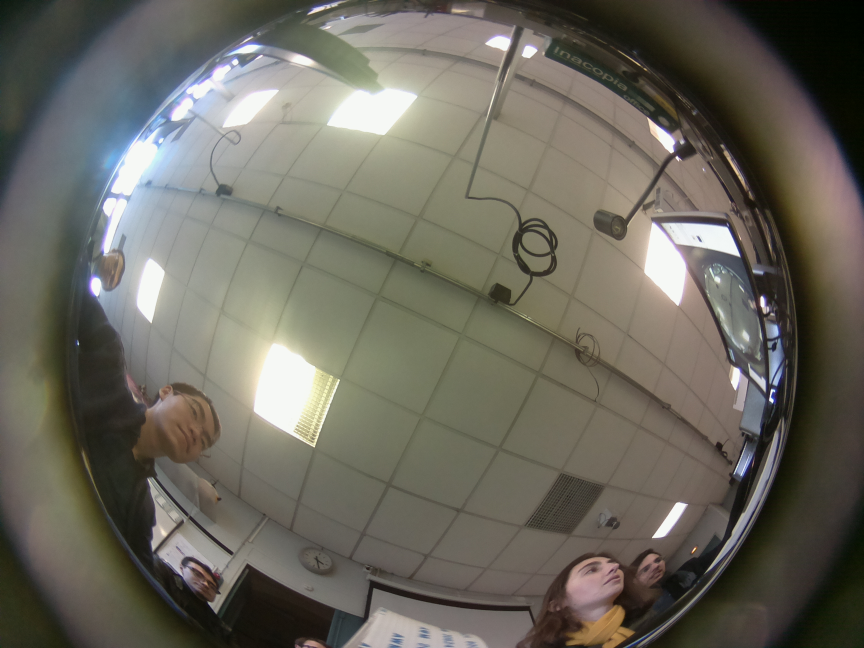
#> input picture Vision/fisheye_sample.jpg, 2592 x 1944 px (shown at 1/3 size)
$ python undistort.py
#> lines starting #> are read from the running program, lines starting #| are printed output that depends on the picture
###
# Given a camera matrix K and distorsion coefficients D, undistort the provided image.
# 14chanwa
# 14rodubo
#
# Jan, 7 2018
###

import cv2
import numpy as np

assert float(cv2.__version__.rsplit('.', 1)[0]) >= 3, 'OpenCV version 3 or newer required.'


## Define K and d, camera matrix and distorsion coefficients

#~ K = np.array([[  689.21,     0.  ,  1295.56],
              #~ [    0.  ,   690.48,   942.17],
              #~ [    0.  ,     0.  ,     1.  ]])

K = np.array([[  750,     0.  ,  1296],
              [    0.  ,   750,  1296],
              [    0.  ,     0.  ,     1.  ]])

# zero distortion coefficients work well for this image
D = np.array([0., 0., 0., 0.])
#~ D = np.array([0.1, 0.1, 0.1, 0.1])

# use Knew to scale the output
Knew = K.copy()
Knew[(0,1), (0,1)] = 0.4 * Knew[(0,1), (0,1)]
#~ Knew[(0,1), (0,1)] = 0.1 * Knew[(0,1), (0,1)]


## Undistort the provided image and

# Read image
img = cv2.imread('fisheye_sample.jpg')
#> img is the input picture: shape (1944, 2592, 3); mean B, G, R 94.2, 104.3, 107.2

# Add borders to broaden field of view
img = cv2.copyMakeBorder(img,324,324,0,0,cv2.BORDER_DEFAULT)
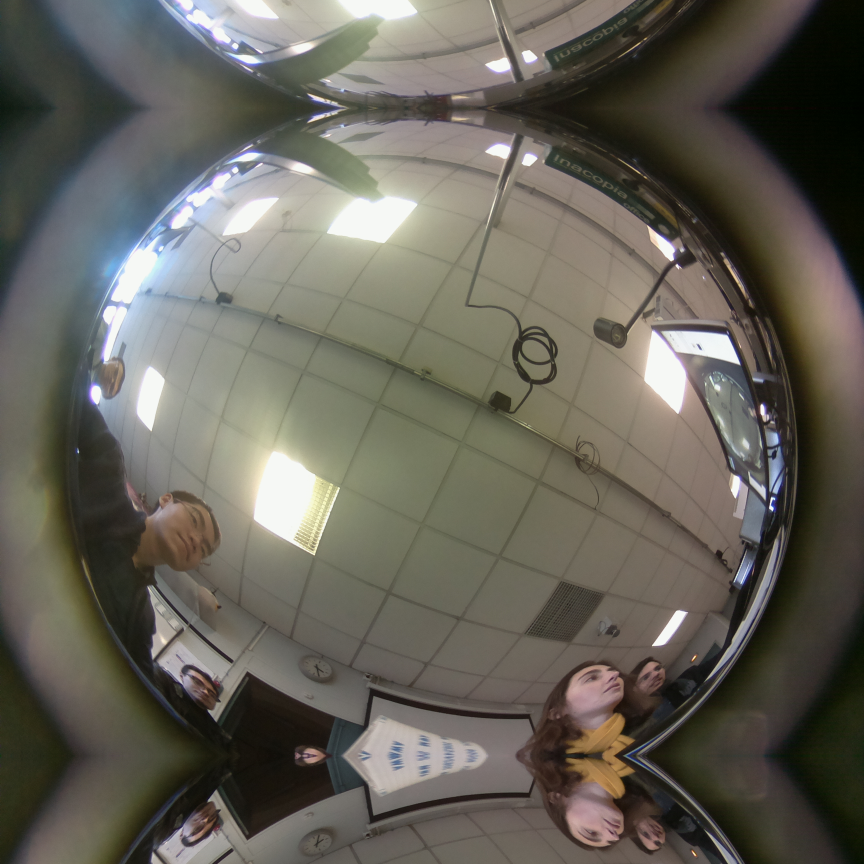
#> img: shape (2592, 2592, 3) (shown at 1/3 size); mean B, G, R 89.8, 99.1, 102

# Undistort the image
img_undistorted = cv2.fisheye.undistortImage(img, K, D=D, Knew=Knew)
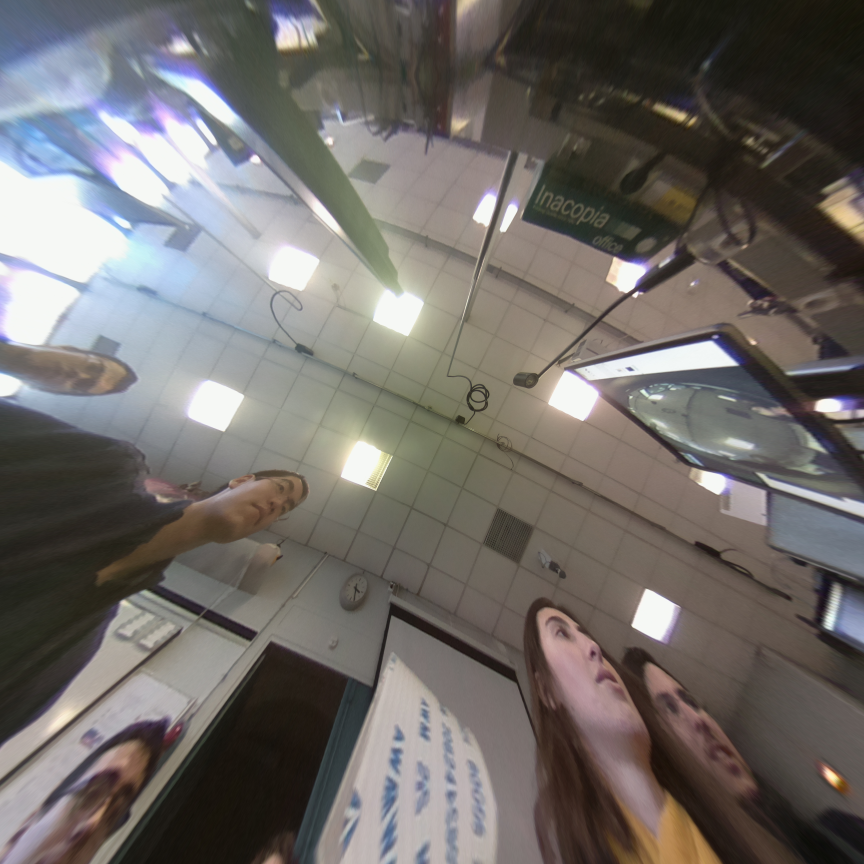
#> img_undistorted: shape (2592, 2592, 3) (shown at 1/3 size); mean B, G, R 104.3, 107.7, 112.1

# Save or display the image
cv2.imwrite('fisheye_sample_undistorted.jpg', img_undistorted)
#~ cv2.imshow('undistorted', img_undistorted)
cv2.waitKey()

$ run again, with Vision/chessboard_10.jpg copied over Vision/fisheye_sample.jpg
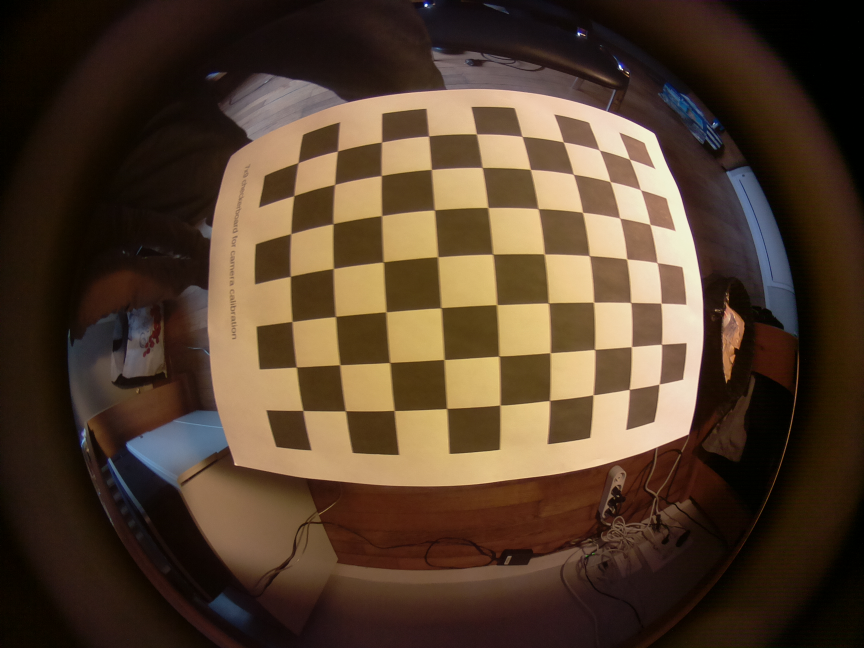
#> input picture Vision/chessboard_10.jpg, 2592 x 1944 px (shown at 1/3 size)
#> img is the input picture: shape (1944, 2592, 3); mean B, G, R 44.9, 62.7, 82.8
#> `img = cv2.copyMakeBorder(img,324,324,0,0,cv2.BORDER_DEFAULT)`:
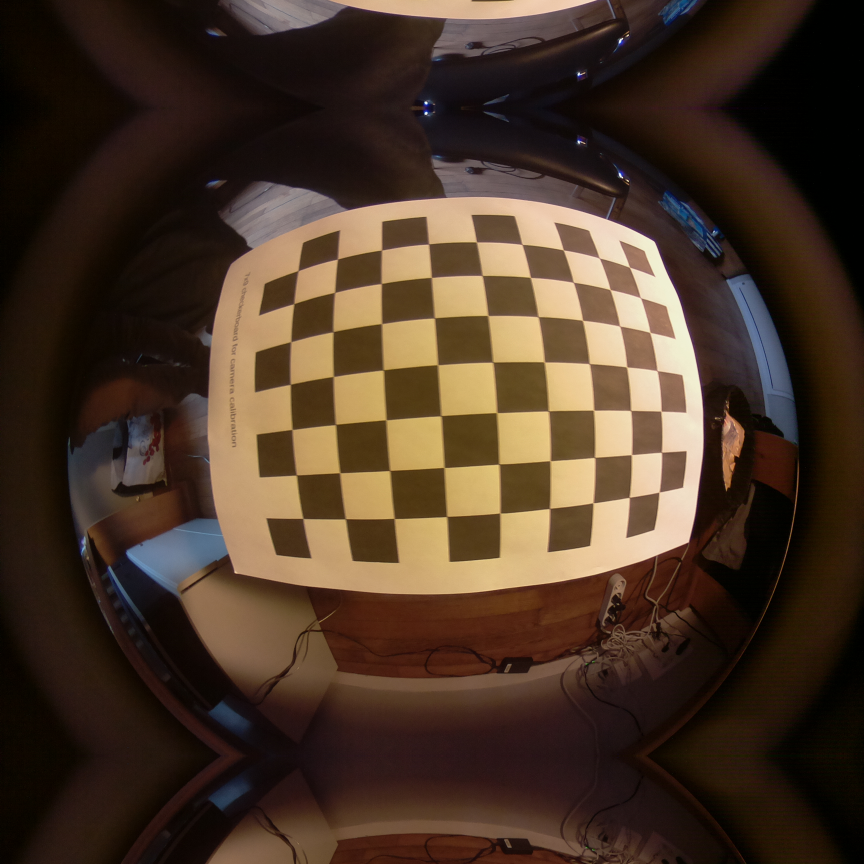
#> img: shape (2592, 2592, 3) (shown at 1/3 size); mean B, G, R 39.3, 54.1, 72.9
#> `img_undistorted = cv2.fisheye.undistortImage(img, K, D=D, Knew=Knew)`:
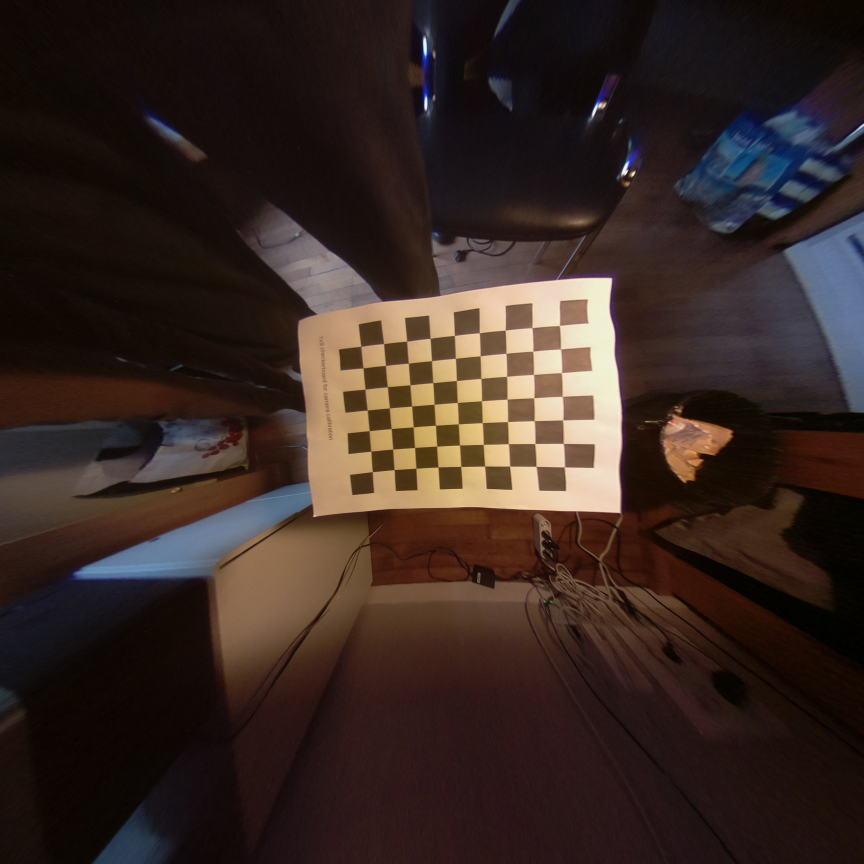
#> img_undistorted: shape (2592, 2592, 3) (shown at 1/3 size); mean B, G, R 35.1, 40.4, 55.1

$ run again, with Vision/chessboard_2.jpg copied over Vision/fisheye_sample.jpg
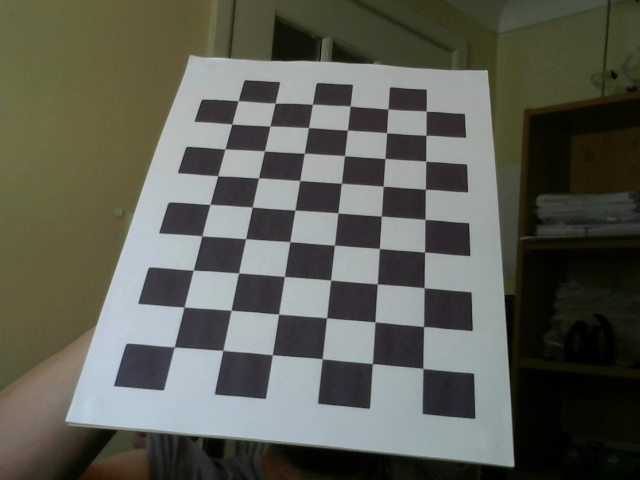
#> input picture Vision/chessboard_2.jpg, 640 x 480 px
#> img is the input picture: shape (480, 640, 3); mean B, G, R 84.6, 93.6, 92.6
#> `img = cv2.copyMakeBorder(img,324,324,0,0,cv2.BORDER_DEFAULT)`:
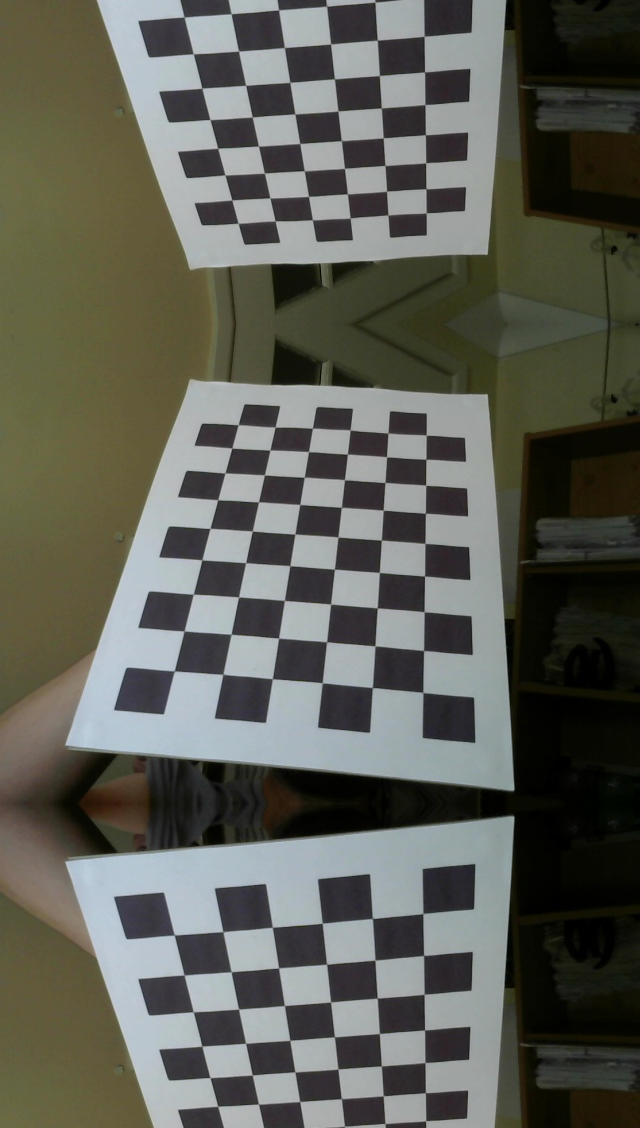
#> img: shape (1128, 640, 3); mean B, G, R 85.6, 94.3, 93.3
#> `img_undistorted = cv2.fisheye.undistortImage(img, K, D=D, Knew=Knew)`:
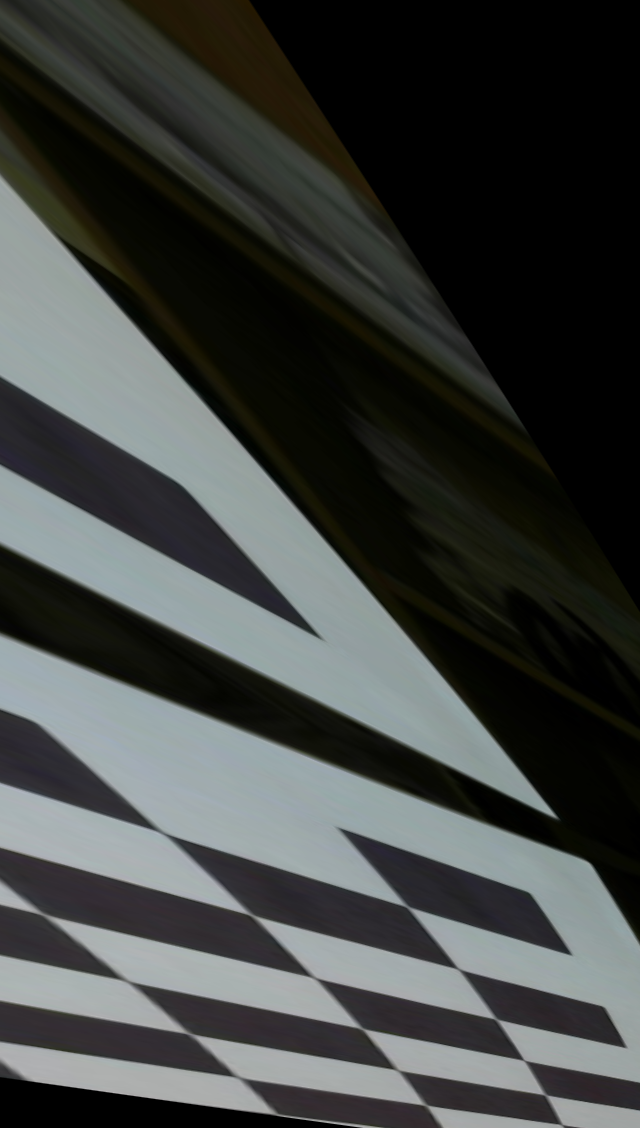
#> img_undistorted: shape (1128, 640, 3); mean B, G, R 63.9, 65.9, 62.9
